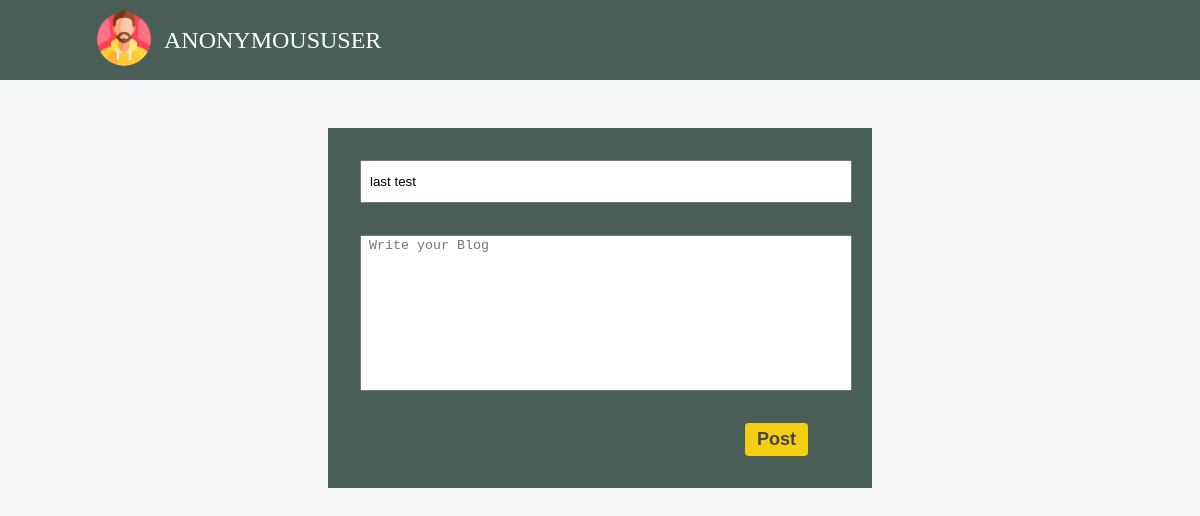
The app's page /blog/update/10/, older data.
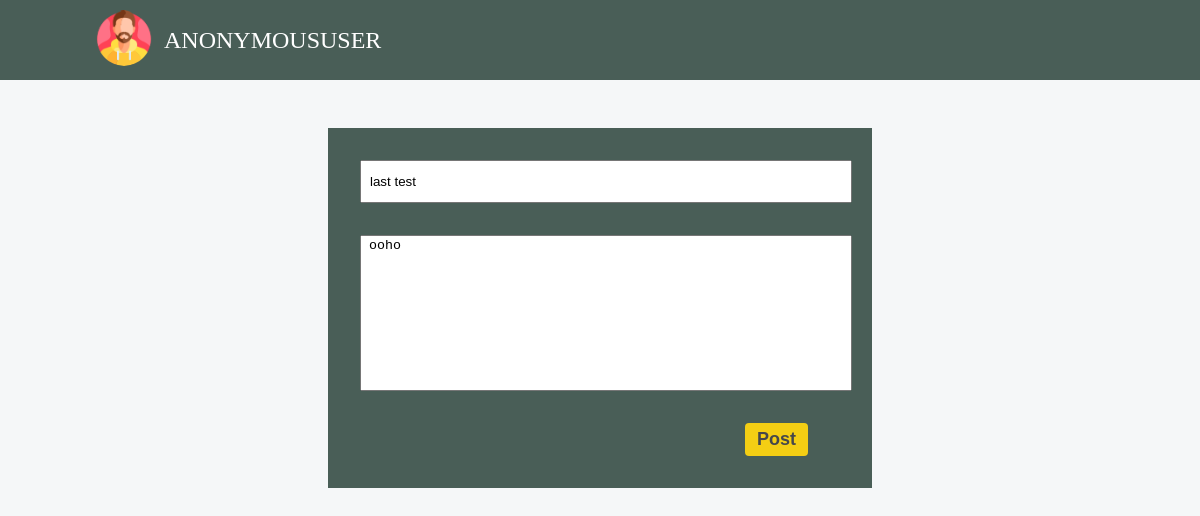
The same page, newer data.
### blogs/models.py (models this page shows)
class Blog(models.Model):
    title = models.CharField(max_length=100)
    desc = models.TextField()
    date_posted = models.DateField()
    is_archived = models.BooleanField(default=False)
    owner = models.ForeignKey(User, on_delete=models.CASCADE)

### blogs/views.py (the view, shortened to what this page needs)
# urls.py: path('update/<int:pk>/', BlogUpdateView.as_view(), name='blog-update'),
class BlogUpdateView(View):
    def get_queryset(self):
        pk = self.kwargs.get('pk')
        blog = get_object_or_404(Blog, pk=pk)
        return blog
    def get(self, request, **kwargs):
        context = self.get_queryset()
        return render(request, 'blog/blog.html', {'blog' : context})

### blogs/templates/blog/blog.html (shortened to what this page needs)
{% load static %}
<!DOCTYPE html>
<html lang="en">
<head>
</head>
<body>
    <nav>
        <div class="left">
            <a href="{% url 'home' %}"><img src="{% static 'images/man.png' %}" alt="avatar" class="circle-avatar"></a>
            <a href="#" class="user-title">{{request.user}}</a>
        </div>
    </nav>
    <form method="POST">
        {% if blog %}
            <input type="text" name="title" class="inp inp-title" placeholder="Blog Title" value="{{blog.title}}">
            <textarea name="desc" cols="30" rows="10" class="inp" placeholder="Write your Blog">{{blog.desc}}</textarea>
            <button type="submit" class="btn-post">Post</button>
        {% else %}
            <input type="text" name="title" class="inp inp-title" placeholder="Blog Title">
            <textarea name="desc" cols="30" rows="10" class="inp" placeholder="Write your Blog"></textarea>
            <button type="submit" class="btn-post">Post</button>
        {% endif %}
    </form>
</body>
</html>

Row changes from the older to the newer data that the page shows:
changed Blog "last test": desc (not shown) → "ooho"
